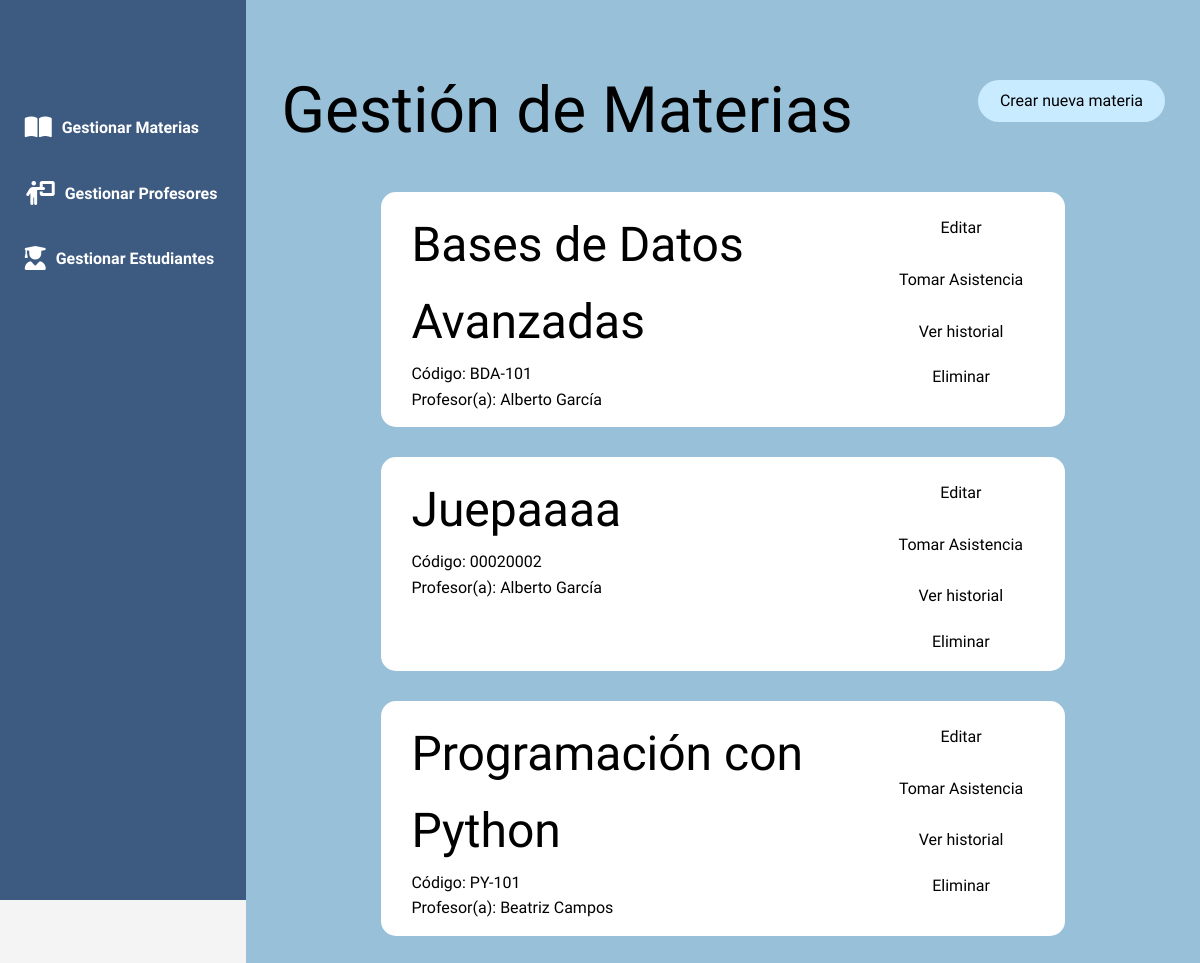
The page /materias/gestion on the database its author committed.
### models.py (models this page shows)
class Materia(Base):
    __tablename__ = 'materias'
    id = Column(Integer, primary_key=True)
    nombre_materia = Column(String(100), nullable=False)
    codigo_materia = Column(String(20), unique=True, nullable=False)
    profesor_id = Column(Integer, ForeignKey('profesores.id'))
    profesor = relationship("Profesor")
    inscripciones = relationship("Inscripcion", back_populates="materia", cascade="all, delete-orphan")

class Profesor(Base):
    __tablename__ = 'profesores'
    id = Column(Integer, primary_key=True)
    nombre = Column(String(50), nullable=False)
    apellido = Column(String(50), nullable=False)
    especialidad = Column(String(100))
    is_active = Column(Boolean, default=True, nullable=False)

### app.py (the view)
@app.route('/materias/gestion')
def lista_materias():
    materias = session.query(Materia).join(Profesor).filter(Profesor.is_active == True).order_by(Materia.nombre_materia).all()
    return render_template('index.html', materias=materias)

### templates/index.html (shortened to what this page needs)
{% extends "base.html" %}
{% block content %}
<div class="header">
    <h1>Gestión de Materias</h1>
    <a href="{{ url_for('nueva_materia') }}" class="btn create-btn">Crear nueva materia</a>
</div>
{% for materia in materias %}
	<div class="card">
		<div>
			<h2>{{ materia.nombre_materia }}</h2>
			<p>Código: {{ materia.codigo_materia }}</p>
			<p>Profesor(a): {{ materia.profesor.nombre }} {{ materia.profesor.apellido }}</p>
		</div>
		<div class="action-buttons">
			<a href="{{ url_for('editar_materia', materia_id=materia.id) }}" class="btn btn-card">Editar</a>
			<a href="{{ url_for('materia_detalle', materia_id=materia.id) }}" class="btn btn-card">Tomar Asistencia</a>
			<a href="{{ url_for('ver_asistencias', materia_id=materia.id) }}" class="btn btn-card">Ver historial</a>
			<form action="{{ url_for('eliminar_materia', materia_id=materia.id) }}" method="POST" style="display:inline;" onsubmit="return confirm('¿Seguro que deseas eliminar esta materia?');">
				<button type="submit" class="btn btn-delete">Eliminar</button>
			</form>
		</div>
	</div>
{% else %}
	<p>No hay materias registradas.</p>
{% endfor %}
{% endblock %}

### static/css/styles.css (style rules this page uses)
body { font-family: kadwa, -apple-system, BlinkMacSystemFont, "Segoe UI", Roboto, "Helvetica Neue", Arial, sans-serif; line-height: 1.6; margin: 0; background-color: #f4f4f4; color: #000; }
h1, h2, h3, p { font-weight: 100; margin: 0; }
h1 { font-size: 64px; margin-block-start: 20px; }
h2 { font-size: 48px; }
.header { display: flex; justify-content: space-between; align-items: center; }
.card { display: flex; justify-content: space-between; background-color: #ffffff; padding-inline: 30px; padding-block: 15px; margin-block: 30px; margin-inline: 100px; border-radius: 15px; }
.action-buttons { display: flex; flex-direction: column; align-items: center; gap: 10px; }
.btn { text-decoration: none; cursor: pointer; text-align: center; padding: 8px 12px; border-radius: 50px; color: #000000; }
.btn-card { width: 100%; transition: 0.10s linear; }
.btn-delete { font-family: inherit; font-size: inherit; border: none; padding: 5px 45px; transition: 0.10s linear; background-color: transparent; }
.create-btn { background-color: #C8EBFF; padding: 8px 22px; }

### rows shown on the page
Materia: nombre_materia "Bases de Datos Avanzadas", codigo_materia "BDA-101", profesor.nombre "Alberto", profesor.apellido "García"
Materia: nombre_materia "Juepaaaa", codigo_materia "00020002", profesor.nombre "Alberto", profesor.apellido "García"
Materia: nombre_materia "Programación con Python", codigo_materia "PY-101", profesor.nombre "Beatriz", profesor.apellido "Campos"
